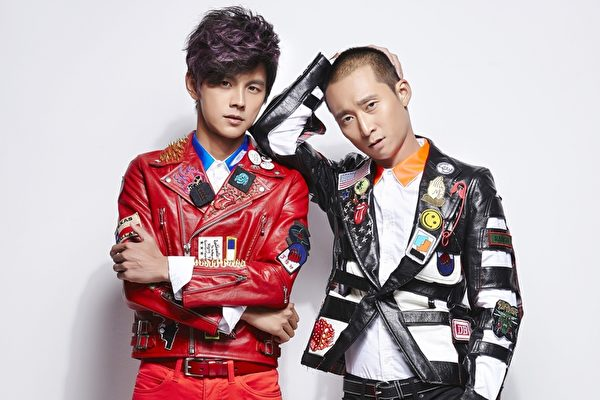
#> input picture 人臉辨識/素材照片/7.jpg, 600 x 400 px, found by its file name
$ jupyter execute '靜態辨識.ipynb'
#> lines starting #> are read from the running program, lines starting #| are printed output that depends on the picture; after the words box and inside, x2 and y2 are one past the last pixel; in counts of white or black regions, pixels touching at a corner belong together
[cell 1]
import cv2
cv2.__version__

[cell 2]
face_cascade = cv2.CascadeClassifier('haarcascade_frontalface_default.xml')
face_cascade.load('C:/Users/K410/Anaconda3/envs/py35/Lib/site-packages/cv2/data/haarcascade_frontalface_default.xml')

img = cv2.imread('7.jpg')
#> img is the input picture: shape (400, 600, 3); mean B, G, R 170.3, 166.6, 186.9
gray = cv2.cvtColor(img,cv2.COLOR_BGR2GRAY)
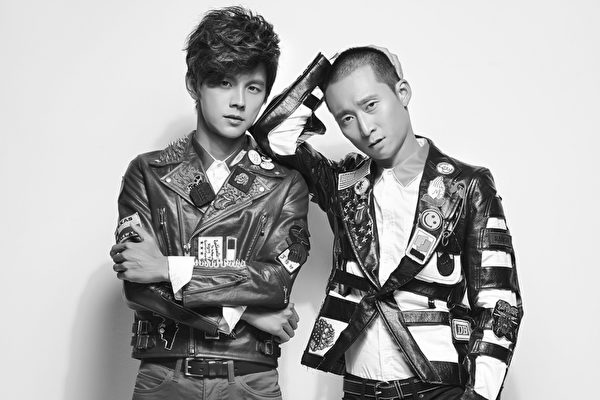
#> gray: shape (400, 600); min 0, max 255, mean 173.1


faces = face_cascade.detectMultiScale(gray,scaleFactor=1.08,minNeighbors=5,minSize=(32,32))
#> faces = [[198, 56, 81, 81]]

for(x,y,w,h) in faces:
    cv2.rectangle(img,(x,y),(x+w,y+h),(0,0,255),5)
#> this loop made 1 pass
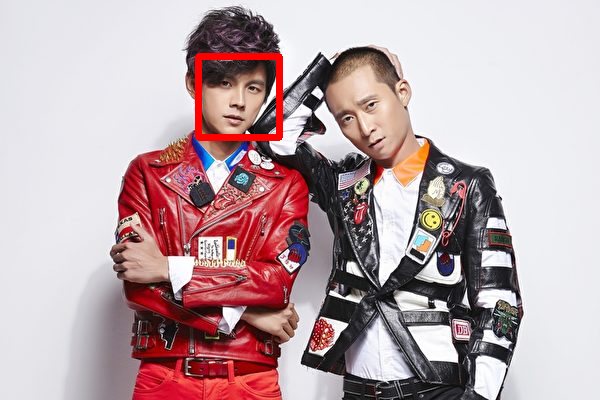
#> img: shape (400, 600, 3); 0.94% of pixels changed, all inside (x1, y1, x2, y2) = (195, 53, 283, 141)

cv2.namedWindow('img',cv2.WINDOW_NORMAL)
cv2.imshow('img',img)
cv2.imwrite("result2.jpg",img)
cv2.waitKey(0)
cv2.destroyAllWindows()

faces
#> Out = [[198, 56, 81, 81]]
